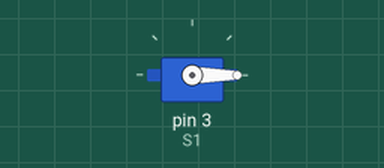
Simulated run of this sketch. Board: Arduino Uno, built with avr-gcc and run on an emulated ATmega328P. On the bench: servo.

Above: at 0.05 s.
At 1.75 s:
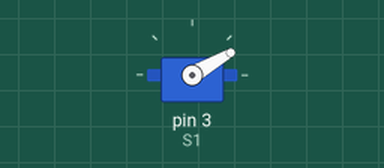
At 3.5 s:
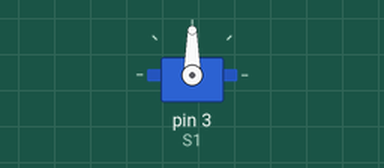
At 7.0 s:
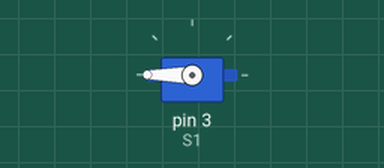
Timing chart, 0 to 9.1 s (numbered marks = the images above):
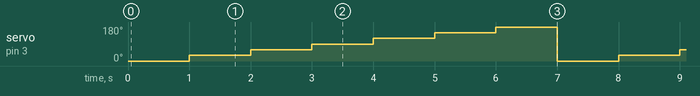

Measured:
- by itself, servo on pin 3 (S1): repeats every 7.0 s: 60° 1.0 s, 90° 1.0 s, 120° 1.0 s, 150° 1.0 s, 180° 1.0 s, 0° 1.0 s, 30° 1.0 s

The sketch:

SERVO_CONTROL.ino
```cpp
#include <Servo.h>
Servo S1;
void setup() {
  // put your setup code here, to run once:
  S1.attach(3);
}

void loop() {
  // put your main code here, to run repeatedly:
  S1.write(0);
  delay(1000);
  S1.write(30);
  delay(1000);
  S1.write(60);
  delay(1000);
  S1.write(90);
  delay(1000);
  S1.write(120);
  delay(1000);
  S1.write(150);
  delay(1000);
  S1.write(180);
  delay(1000);

}
```
